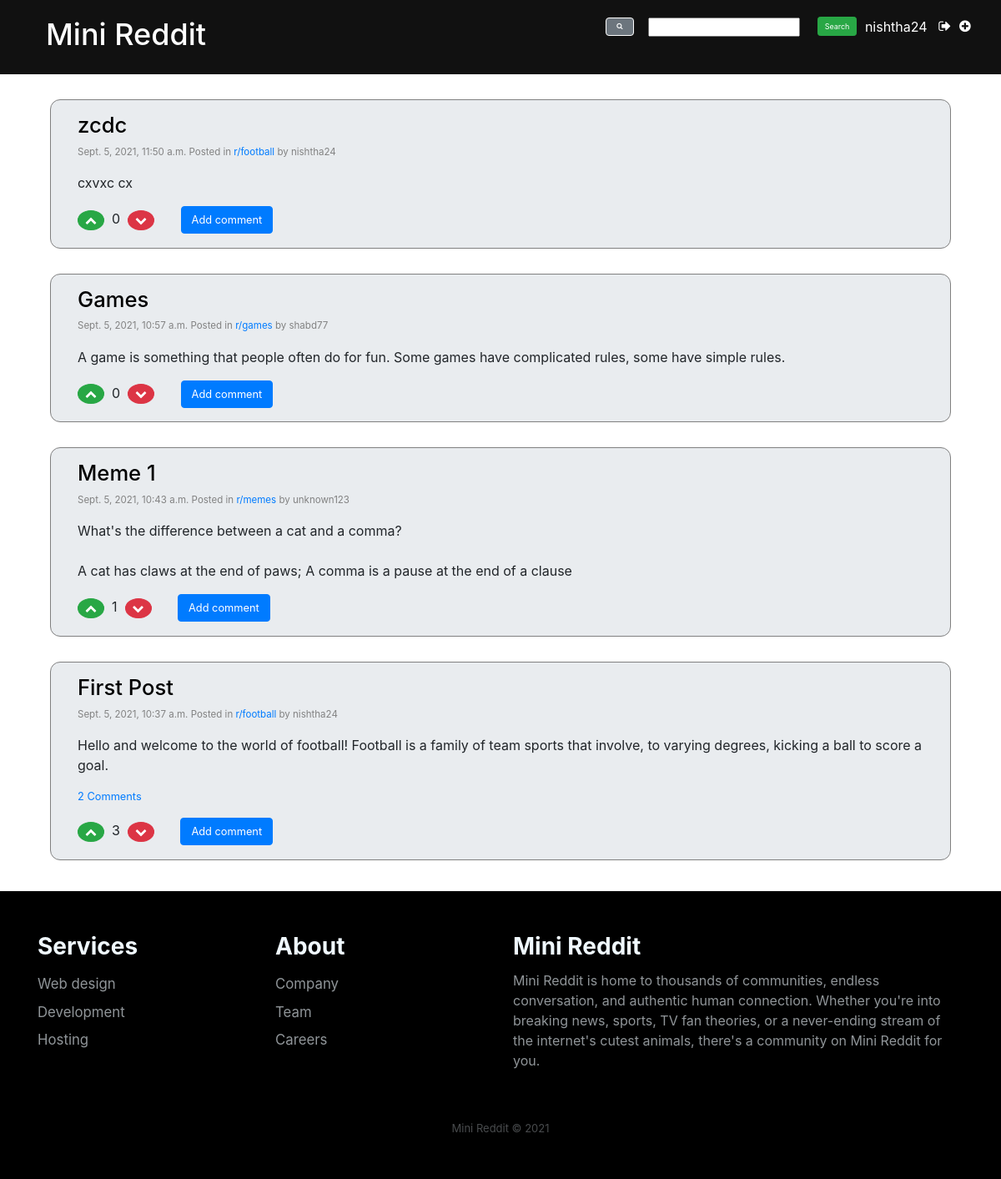
The app's page / (signed in) with its own data.
### reddit/models.py (models this page shows, shortened)
class Votable(BaseModel):
    upvote_count = models.PositiveIntegerField(default=0)
    downvote_count = models.PositiveIntegerField(default=0)
    class Meta: abstract = True
    def get_user_vote(self, user):
        if not user or not user.is_authenticated: return None
        uv = UserVote.get_or_none(voter=user, object_id=self.eid)
        if not uv: return None
        if uv.vote_type == UserVote.UP_VOTE: return 1
        else: return -1
    def get_score(self):
        return self.upvote_count - self.downvote_count

class Post(Votable):
    title = models.CharField(max_length=200)
    submitter = models.ForeignKey(settings.AUTH_USER_MODEL, related_name='posts_submitted', on_delete=models.CASCADE)
    text = models.TextField(blank=True, null=True)
    comment_count = models.PositiveIntegerField(default=0)

class BaseModel(models.Model):
    eid = models.UUIDField(primary_key=True, default=uuid.uuid4, editable=False)
    date_created = models.DateTimeField(auto_now_add=True, db_index=True)
    class Meta: abstract = True
    @classmethod
    def get_or_none(cls, **kwargs):
        try:
            return cls.objects.get(**kwargs)
        except cls.DoesNotExist:
            return None

class SubReddit(BaseModel):
    name = models.CharField(max_length=200)
    posts = models.ManyToManyField('Post', related_name='subreddits', blank=True, through='SubRedditPost')
    cover_image_url = models.URLField('Cover Image URL', max_length=200, blank=True, null=True )
    moderators = models.ManyToManyField(settings.AUTH_USER_MODEL, related_name='subreddits_moderated')

### reddit/views.py (the view)
# urls.py: path('', views.post_list, name='post_list'),
def post_list(request):
    query = request.GET.get('query')
    if query:
        posts = Post.objects.filter(Q(text__icontains=query)|Q(title__icontains=query)).order_by('-date_created')
    else:
        posts = Post.objects.all().order_by('-date_created')
    return render(request, 'reddit/post_list.html',  {'posts': posts, 'form': SearchForm(initial={'query' : query})})

### reddit/forms.py
class SearchForm(forms.Form):
    query = forms.CharField(label=False, required=False)

### reddit/templatetags/filters.py (called while the page is built)
@register.filter
def user_has_voted(el, user):
    return el.get_user_vote(user)

### reddit/templates/reddit/post_list.html (shortened to what this page needs)
{% extends 'reddit/base.html' %}
    {% block content %}
    <div class="post-list">
        {% for post in posts %}
        <div class="container">
            <div class="jumbotron" style="margin-top: 5%;margin-bottom: -1%;padding-top: 15px !important; padding-bottom: 5px !important; border-radius: 12px !important; border: 1px solid grey; width:100%">
                <h2>
                    <a href="{% url 'post_detail' pk=post.pk %}" style="font-weight: 545;color: #000000;">{{ post.title }}</a>
                </h2>
                <div class="date">
                    <p style="font-size: 0.9em !important;">{{ post.date_created }}
                    {% include "reddit/subs_posted.html" with post=post %}
                    by {{ post.submitter }}</p>
                </div>
                <p class="text" style="font-size: 1.2em;">{{ post.text|linebreaksbr }}</p>
                {% if  post.comment_count > 0 %}
                    <p><a href="{% url 'post_detail' pk=post.pk %}" class="comment">{{ post.comment_count }} Comments</a></p>
                {% endif %}
                <div style="display: inline-block;">
                {% include "reddit/vote.html" with el=post %}
                </div>&nbsp;&nbsp;&nbsp;&nbsp;&nbsp;&nbsp;
                <a class="btn btn-primary add" style="display: inline-block; margin-right: 10px;" href="{% url 'add_comment_to_post' pk=post.pk%}">Add comment</a>
            </div>
            </div>
        {% endfor %}
        <br><br><br>
    </div>
{% endblock %}

### reddit/templates/reddit/navbar2.html (shortened to what this page needs)
<html>
<head>
</head>
<body>
<div class="page-header" style=" background-color: #111;">
    <div class="container-fluid">
    {% if user.is_authenticated %}
        <a href="{% url 'post_new' %}" class="top-menu" style="margin-top: 3px;"><i class="fa fa-plus-circle plus" aria-hidden="true"></i></a>
        <p class="top-menu">{{ user.username }}&nbsp;&nbsp;&nbsp;<a href="{% url 'logout' %}" class="top-menu" style="margin-right: -5px !important; margin-top: 3px;"><i class="fa fa-sign-out" aria-hidden="true"></i></a></p>
    {% else %}
        <a href="{% url 'login_url' %}" class="top-menu" style="margin-top: 17px; margin-left: 3px;">
            <i class="fa fa-lock" aria-hidden="true"></i>
        </a>
    {% endif %}
    <form style="float:right;"><button class="btn btn-secondary" style="border: 1px solid white;"><i class="fa fa-search" aria-hidden="true"></i></button>&nbsp;&nbsp;{{ form.as_table }}&nbsp;&nbsp;
        <button type="submit" class="btn btn-sm btn-success searchbtn">Search</button>&nbsp;&nbsp;&nbsp;
    </form>
    <h1><a href="/">Mini Reddit</a></h1>
    </div>
</div>
</body>
</html>

### reddit/templates/reddit/subs_posted.html
{%if post.subreddits.count %}
    <span>Posted in</span>
    {% for sub in post.subreddits.all %}
        <a href="{% url 'sub_detail' pk=sub.pk %}">{{ sub.name }}</a>
    {% endfor %}
{%endif%}

### reddit/templates/reddit/vote.html
{% load filters %}
<p>
<a class="{% if el|user_has_voted:user == 1 %} text-success {%else%} text-muted {% endif %}" href="{% url 'upvote' pk=el.pk%}"><button class="btn btn-sm btn-success" style="border-radius: 50% !important;"><i class="fa fa-chevron-up" aria-hidden="true"></i></button></a>&nbsp;
<span class="label label-primary">{{ el.get_score }}</span>&nbsp;
<a class="{% if el|user_has_voted:user == -1 %} text-success {%else%} text-muted {% endif %}"  href="{% url 'downvote' pk=el.pk%}"><button class="btn btn-sm btn-danger" style="border-radius: 50% !important;"><i class="fa fa-chevron-down" aria-hidden="true"></i></button></a>
</p>

### reddit/static/css/reddit.css (style rules this page uses)
body { background-color: #f9fbff; font-family: 'Poppins'; }
h1 a { color: #FCA205; }
.date { color: #828282; }
.comment { margin: 20px; }

### reddit/templates/reddit/post_list.html (style rules this page uses)
@media (min-width: 375px) { .jumbotron { margin-top: 30px !important; margin-bottom: 35px !important; } }
@media (min-width: 375px) { .date, .comment { font-size: 0.7em; } }
@media (min-width: 375px) { .text { font-size: 1em !important; } }
@media (min-width: 375px) { .comment { margin-left: 0px; } }
@media (min-width: 375px) { .add { font-size: 0.8em !important; } }
@media (min-width: 375px) { .post-list { margin-bottom: -55px; margin-top: 45px; } }
@media (min-width: 320px) { .post-list { margin-top: 30px; margin-bottom: -65px; } }
@media (min-width: 320px) { .jumbotron { margin-bottom: 30px !important; } }
@media (min-width: 320px) { .date, .comment { font-size: 0.6em; } }
@media (min-width: 320px) { h2 { font-size: 1.3em !important; } }
@media (min-width: 320px) { .text { font-size: 0.9em !important; } }
@media (min-width: 320px) { .comment { margin-left: 0px; } }
@media (min-width: 320px) { .add { font-size: 0.6em !important; } }
@media (min-width: 425px) { h2 { font-size: 1.6em !important; } }
@media (min-width: 425px) { .date, .comment { font-size: 0.8em; } }
@media (min-width: 425px) { .text { font-size: 1em !important; } }
@media (min-width: 425px) { .add { font-size: 0.8em !important; } }

### reddit/templates/reddit/navbar2.html (style rules this page uses)
.page-header { margin-top: 0; padding: 20px 20px 20px 40px; margin-left: 0; }
.page-header h1, .page-header h1 a, .page-header h1 a:visited, .page-header h1 a:active { color: #ffffff; font-size: 36pt; text-decoration: none; }
.top-menu, .top-menu:hover, .top-menu:visited { color: #ffffff; float: right; font-size: 14pt; margin-right: 20px; }
body { font-family: 'Poppins'; }
@media (min-width: 320px) { .btn-secondary { font-size: 0.8em !important; margin-left: -40px; margin-bottom: 2px; margin-right: 8px; } }
@media (min-width: 320px) { form { font-size: 0.5em; margin-top: 10px; } }
@media (min-width: 320px) { .page-header h1, .page-header h1 a, .page-header h1 a:visited, .page-header h1 a:active { font-size: 1.3em !important; margin-left: -20px; margin-right: 5px; margin-bottom: 40px; } }
@media (min-width: 320px) { .top-menu, .top-menu:hover, .top-menu:visited { font-size: 10pt; margin-right: 15px; } }
@media (min-width: 320px) { .plus { margin-right: -50px; } }
@media (min-width: 320px) { .searchbtn { font-size: 0.9em !important; margin-bottom: 2px; margin-right: -5px; margin-left: 8px; } }
@media (min-width: 375px) { .page-header h1, .page-header h1 a, .page-header h1 a:visited, .page-header h1 a:active { font-size: 1.6em !important; margin-left: -10px; margin-right: 5px; margin-bottom: 6px; } }
@media (min-width: 375px) { form { font-size: 0.8em; margin-top: 0px; } }
@media (min-width: 375px) { .btn-secondary { font-size: 0.9em !important; margin-left: -40px; margin-bottom: 2px; margin-right: 8px; } }
@media (min-width: 375px) { .searchbtn { font-size: 0.9em !important; margin-bottom: 2px; margin-right: -6px; margin-left: 8px; } }
@media (min-width: 375px) { .plus { margin-right: -50px; } }
@media (min-width: 375px) { .top-menu, .top-menu:hover, .top-menu:visited { font-size: 10pt; margin-right: 15px; } }
@media (min-width: 425px) { .page-header h1, .page-header h1 a, .page-header h1 a:visited, .page-header h1 a:active { font-size: 1.5em !important; margin-left: 0px; margin-bottom: 6px; } }
@media (min-width: 425px) { .top-menu, .top-menu:hover, .top-menu:visited { font-size: 12pt; margin-right: 15px; } }
@media (min-width: 425px) { form { font-size: 0.7em; margin-top: 0px; margin-bottom: 10px; } }
@media (min-width: 425px) { .plus { margin-right: -60px; } }
@media (min-width: 425px) { .btn-secondary { font-size: 0.7em !important; margin-left: -40px; margin-bottom: 2px; margin-right: 8px; } }
@media (min-width: 425px) { .searchbtn { font-size: 0.8em !important; margin-bottom: 2px; margin-right: 0px; margin-left: 8px; } }

### records on screen
Post: title "zcdc", date_created "Sept. 5, 2021, 11:50 a.m.", submitter "nishtha24", text "cxvxc cx", get_score "0"
SubReddit: name "r/football"
Post: title "Games", date_created "Sept. 5, 2021, 10:57 a.m.", submitter "shabd77", text "A game is something that people often do for fun. Some games have complicated rules, some have simple rules.", get_score "0"
SubReddit: name "r/games"
Post: title "Meme 1", date_created "Sept. 5, 2021, 10:43 a.m.", submitter "unknown123", text "What's the difference between a cat and a comma? A cat has claws at the end of paws; A comma is a pause at the end of a clause", get_score "1"
SubReddit: name "r/memes"
Post: title "First Post", date_created "Sept. 5, 2021, 10:37 a.m.", submitter "nishtha24", text "Hello and welcome to the world of football! Football is a family of team sports that involve, to varying degrees, kicking a ball to score a goal.", comment_count "2", get_score "3"

### other values on screen
{{ user.username }} "nishtha24"
